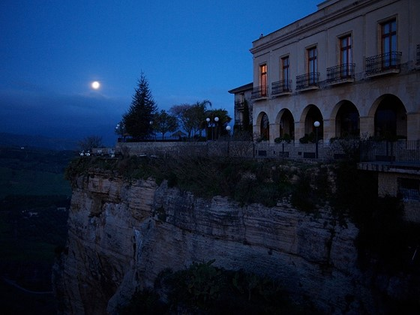
%> input picture matlab/images/moon.bmp, 420 x 315 px, shrunk from 560 x 420 before the run
$ octave exec_lime_enhancement.m   (GNU Octave 9; MATLAB toolbox functions it lacks are replaced by stand-ins)
%> lines starting %> are read from the running program, lines starting %| are printed output that depends on the picture; in (x1, y1, x2, y2) boxes, pixels count from 0 and x2, y2 are one past the last pixel; in counts of white or black regions, pixels touching at a corner belong together; the program's own positions count from 1
### matlab/lime_enhance.m
function [output, init_map] = lime_enhance(input_image, alpha, mu, rho, gamma, iter)
% obtaining illumination map

% input_image is raw image
% alpha, mu, rho are constant parameters for the solver
% iter = no. of lime solver iterations
% gamma is parameter for gamma correction (for illumination map)

% output is three-channel refined illumination map
% init_map is single-channel initial illumination map

    B_norm = im2double(input_image);
    % converts the image to double precision.
    % image can be a grayscale intensity image, a truecolor image, or a binary image.
    % im2double rescales the output from integer data types to the range [0, 1].

    [~, ~, c] = size(B_norm);
    if c == 3
        init_map = get_initial_illumin_map(B_norm);
    else
        init_map = B_norm;
    end
    % single-channel refined illumination map
    [illum_map] = exec_lime_solver(init_map, alpha, mu, rho, iter);

    abs_illum_map = abs(illum_map);
    T_gamma = abs_illum_map .^ gamma;
    % elementwise exponential function with gamma

    % mapping abs_illum_map to three channels
    Topt(:, :, 1) = T_gamma;
    Topt(:, :, 2) = T_gamma;
    Topt(:, :, 3) = T_gamma;
    output = Topt;

end

### matlab/get_initial_illumin_map.m
function [T_initial] = get_initial_illumin_map(normalized_image)
% obtaining initial illumination map

% normalized_image is normalized input image by im2double function

% T_initial is the initial illumination map for normalized_image

    [m, n, c] = size(normalized_image); % size will be (M x N x 3) for RGB image
    a = zeros(m, n); % for single-channel illumination map

    for i = 1 : 1 : m
        for j = 1 : 1 : n
            b = [normalized_image(i, j, 1), normalized_image(i, j, 2), normalized_image(i, j, 3)]; % R,G,B values at a location
            if max(b) == 0
                a(i, j) = 0.000001; %avoid division by 0
            else
                a(i, j) = max(b);
            end
        end
    end
    T_initial = a;

end

### matlab/get_weight_matrix.m
function [W] = get_weight_matrix(Ti,ker_size)
% making the weight matrix using second strategy

% Ti is the initial illumination map
% ker_size is the size of the Gaussian kernel

% W is the calculated weight matrix

    [m, n] = size(Ti);
    p = m * n;

    % obtaining gradient of Ti (nablaTi)
    nablaTi = calc_grad(Ti);
    NablaTi_vect = reshape(nablaTi, [2 * p, 1]); % vectorize nablaTi to a size 2*p x 1

    % separating parts used for W_x and W_y
    dtx = NablaTi_vect(1:p);
    dty = NablaTi_vect(p + 1 : 2 * p);

    % obtaining W_x and W_y
    w_gauss = fspecial('gaussian', [ker_size, 1], 2);
%     disp('gaussian filter:');
%     disp(w_gauss);
    conv_x = conv(dtx, w_gauss, 'same');
    conv_y = conv(dty, w_gauss, 'same');
    W_x = 1 ./ (abs(conv_x) + 0.0001);
    W_y = 1 ./ (abs(conv_y) + 0.0001);

    % concatenating W_x and W_y to get W
    W_xy = [W_x, W_y]; % Concatenate arrays
    W = reshape(W_xy, [2 * m, n]);

end

### matlab/calc_grad.m
function [nablaT] = calc_grad(T)
% multiplying D with T to get gradient of T

% T is input matrix
% nablaT is gradient of T

% Dh1 transpose is of size N x N+1 and
% Dv            is of size M x M+1

    [m, n] = size(T);
    Dv1 = generate_Dv1(m); % Dv1, pp.3
    Dh1t = generate_Dv1(n);
    Dh1 = Dh1t'; % transposition to get Dh1

    % making Tv with size M+1 times N (matrix Xv (22) in LIME paper, pp.3)
    Tv = zeros(m + 1, n);
    Tv(1:m, 1:n) = T;
    Tv(m+1, 1:n-1) = T(1, 2:n);
    Tv(m+1, n) = T(1, 1);

    % vertical gradient of T
    gradTv = Dv1 * Tv; % Dv1*Xv, LIME paper (18) => DX

    % making Th with size M times N+1 (matrix Xh (21) in LIME paper)
    Th = zeros(m, n+1);
    Th(1:m, 1:n) = T;
    Th(1:m, n+1) = T(1:m, 1);

    % horizontal gradient of T
    gradTh = Th * Dh1; % Xh*Dh1, LIME paper (18) => DX

    % concatenating to get matrix of size 2M x N, LIME paper (18)
    vect_gradTh = reshape(gradTh, [m * n, 1]);
    vect_gradTv = reshape(gradTv, [m * n, 1]);
    DT = [vect_gradTh; vect_gradTv]; % DX in (18)
    nablaT = reshape(DT, [2 * m, n]);

end

### matlab/generate_Dv1.m
function [Dy] = generate_Dv1(m)
% creating the matrix Dy for calculating gradient using matrix multiplication

% m is size to get Dy of size m times m+1
% Dy is the required output

% ex. m = 5
%  -1  1  0  0  0  0
%   0 -1  1  0  0  0
%   0  0 -1  1  0  0
%   0  0  0 -1  1  0
%   0  0  0  0 -1  1

    A = zeros(m, m+1);
    for i = 1 : 1 : m
         A(i, i)= -1;
         A(i, i + 1) = 1;
    end
    Dy = A;

end

### matlab/exec_lime_solver.m
function [Topt] = exec_lime_solver(Ti, alpha, mu0, rho, iter)
% solver for the optimization problem

% Ti is initial illumination map
% alpha, mu0, rho are constant parameters for the solver
% iter = no. of solver iterations

% Topt is refined illumination map

    [m, n] = size(Ti);

    Z = zeros(2 * m, n);
    G = Z;
    k = 0;
    mu = mu0; % initialization

    % W = Z + 1; % weight matrix using first strategy
    W = get_weight_matrix(Ti, 5); % calculate weight matrix using second strategy

    while k < iter

        % update T(k)
        U = Z / mu;
        A = alpha * W / mu;
        T = updateT(Ti, mu, G, U); % acc. to T sub-problem (II-A1)

        % update G(k)
        gradT = calc_grad(T); % gradient of T
        G = shrinkage(A, (gradT + U)); % acc. to G sub-problem (II-A2)

        % update Z(k) and mu
        B = gradT - G;
        Z = mu * (B + U); % Z and mu sub-problem (II-A3)
        mu = mu * rho;

        k = k + 1;
    end
    Topt = T;
end

% -------------------------------------------------------------------------
function [T] = updateT(Ti, mu, G, U)
% updating T using (15) in LIME paper

% Ti is previous value of T
% U = Z / mu,
% and
% G, Z, mu are variables in the optimization problem

% T is updated Ti

    V = G - U; % G = G(k), U = Z(k) - mu
    Dtransp_V = mltply_Dtransposed_with(V); % multiplying D-transposed with X
    Tnum = 2 * Ti + mu * Dtransp_V;
    % fftshift: Shift zero-frequency component to center of spectrum
    % fft2: 2-D fast Fourier transform
    Tnum = fftshift(fft2(Tnum)); % numerator for updating T

    [m, n] = size(Ti);
    Tden = calc_Tdenom(m, n, mu); % denominator for updating T

    T = ifft2(ifftshift(Tnum ./ Tden));
end

% -------------------------------------------------------------------------
function [S] = shrinkage(A, X)
% performing shrinkage operation: II-A3 (26)
% S = sign(X) .* max(abs(X) - A, Z)

% A is matrix for thresholds
% X is matrix for shrinkage

% S is the resultant matrix

    [m, n] = size(A);
    Z = zeros(m, n);
    S = sign(X) .* max(abs(X) - A, Z);
end

### matlab/mltply_Dtransposed_with.m
function [Dtransp_V] = mltply_Dtransposed_with(V)
% multiplying D-transposed with V

% V is the input matrix,
% V = G - U;
% G = G(k), U = Z(k) - mu

% Dtransp_V is the result

    [p, n] = size(V); %size of G is 2M times N
    m = floor(p/2);
    % vectorize V, take half elements for horizontal and half for vertical gradient
    vect_V = reshape(V, [p * n, 1]);
    Vh = reshape(vect_V(1:m*n), [m, n]);
    matrix_Vv = reshape(vect_V(m*n+1:p*n), [m, n]);

    % obtaining Dh2 and Dv2 for calculating the gradients
    Dvi = generate_Dv1(m); % size MxM
    Dv2 = -Dvi;
    Dh2i = generate_Dv1(n);
    Dh2 = Dh2i(1:n, 1:n);
    Dh2(1:n, 1) = Dh2(1:n, 1) + Dh2i(1:n, n+1); % size N^2 + 1

    % making Vv with size NxN+1
    Vv = zeros(m+1, n);
    Vv(2:m+1, 1:n) = matrix_Vv;
    Vv(1, 2:n) = matrix_Vv(m,1: n-1);
    Vv(1, 1) = matrix_Vv(m, n);

    %calculating the gradients
    gradVv = Dv2 * Vv;
    gradVh = Vh * Dh2;
    Dtransp_V = gradVh + gradVv;

end

### matlab/exec_lime_main_module.m
function [Ti, Tout, enh_img, Inr] = exec_lime_main_module(orig_img, mu, rho, iter, level, th_type)
% main module incluidng lime image enhancement, denoising and plotting of
% results

% orig_img is raw (input) image

% alpha, mu, rho are constant parameters for the solver
% iter = no. of lime solver iterations

% Ti is initial illumination map
% Tout is refined Ti
% enh_img is enhanced image
% Inr is img_out after denoising (noise reduction = nr)

    alpha = 0.08; % same value for all images, original paper is using 0.15
    gamma = 0.8; % parameter for gamma correction

    [Tout, Ti] = lime_enhance(orig_img, alpha, mu, rho, gamma, iter);
    enh_img = im2double(orig_img) ./ Tout;

    % post processing
    % 1. discrete 2d-haar wavelet transform transforms image the to time/freqency domain
    %    level decides the depth of the haar transform
    % 2. high frequency wavelet coefficients are either reduced (soft
    %    threasholding) or set to zero (hard threasholding)
    %    th_type = "hard"/"soft"
    % 3. discrete 2d-inverse haar transform transforms haar coefficients
    %    back to the "ordinary" image

    Inr = exec_full_haar_main_module(enh_img, level, th_type);

    subplot(1, 3, 1);
    imshow(orig_img);
    title('Original');

    subplot(1, 3, 2);
    imshow(enh_img);
    title('Enhanced');

    subplot(1, 3, 3);
    imshow(cast(Inr, 'uint8')); % % cast to uint8 for plotting
    title('With reduced noise');
end

### matlab/exec_full_haar_main_module.m
function [Inr] = exec_full_haar_main_module(orig_img, level, th_type)

    [m, n, c] = size(orig_img);

    % c == 3 => color image with 3 components
    % keep orig_img unchanged, use X to expand image size to power of 2
    if c == 3
        % Convert original from RGB to HSV image
        Ihsv = rgb2hsv(orig_img);
        % In the rgb2hsv the values of hue, saturation and value are all
        % normalised to be between 0 and 1.

        Vbf_norm = Ihsv(:, :, 3);
        X = Vbf_norm * 255;
    else
        X = orig_img;
    end

    lev_rows = ceil(log2(m));
    lev_cols = ceil(log2(n));
    mm = 2^lev_rows;
    nn = 2^lev_cols;

    if (mm > m || nn > n)
        X = zeros(mm, nn, 'double');
        if c == 3
            X(1:m, 1:n) = Vbf_norm * 255;
        else
            X(1:m, 1:n) = orig_img;
        end
    end

    Iout_hw = full_haar2d(X, level);
    w1 = Iout_hw(             1 :   mm/2^level,              1 :   nn/2^level);
    w2 = Iout_hw(             1 :   mm/2^level, nn/2^level + 1 : 2*nn/2^level);
    w3 = Iout_hw(mm/2^level + 1 : 2*mm/2^level,              1 :   nn/2^level);
    w4 = Iout_hw(mm/2^level + 1 : 2*mm/2^level, nn/2^level + 1 : 2*nn/2^level);

    wx_max = floor(m / 2^level);
    wy_max = floor(n / 2^level);

    w4(1:wx_max, 1:wy_max) = apply_haar_filter(w4(1:wx_max, 1:wy_max), level, th_type, w2(1:wx_max, 1:wy_max));
    w3(1:wx_max, 1:wy_max) = apply_haar_filter(w3(1:wx_max, 1:wy_max), level, th_type, w2(1:wx_max, 1:wy_max));
    w2(1:wx_max, 1:wy_max) = apply_haar_filter(w2(1:wx_max, 1:wy_max), level, th_type, w2(1:wx_max, 1:wy_max));

    Iout_forward = Iout_hw;
    Iout_forward(1:2*mm/2^level, 1:2*nn/2^level) = [w1 w2; w3 w4];
    Iout_inverse = full_ihaar2d(Iout_forward, level);

    if c == 3
        % nr = noise reduced
        Inr_hsv = Ihsv; % original image hsv-format
        Inr_hsv(:, :, 3) = Iout_inverse(1:m, 1:n) / 255; % replace intensity with filtered one
        Inr = hsv2rgb(Inr_hsv) * 255; % transform to rgb format for plot
    else
        Inr = Iout_inverse; %(1:m, 1:n); % back to the original size
    end
    Inr = Inr(1:m, 1:n, 1:c); % back to the original size
end

### matlab/full_haar2d.m
function [Iout_forward] = full_haar2d(X, level)
    [m, n] = size(X);
    % requirement: level < max_levlels = min(lev_rows - 1, lev_cols - 1) where
    % lev_rows = log2(m);
    % lev_cols = log2(n);

    Iout_forward = X;
    [m, n] = size(Iout_forward);

    for i = 1 : level
        % dim reduction for 2dhaar transform depending on the transform level
        dim_reduction = 2^(i-1);
        [w1, w2, w3, w4] = haar2d(Iout_forward(1:m/dim_reduction, 1:n/dim_reduction));
        Iout_forward(1:m/dim_reduction, 1:n/dim_reduction) = [w1 w2; w3 w4];
    end
end

### matlab/haar2d.m
% haar2.m
%  haar.m computes 1st level of the 2-d
%  Haar wavelet transform.
%
%  Input: x (an MxN image)
%  Output:
%           w1 = M/2 x N/2 low-res image (scaling coefficients)
%           w2 = M/2 x N/2 horizontal wavelet coefficients
%           w3 = M/2 x N/2 vertical wavelet coefficients
%           w4 = M/2 x N/2 diagonal wavelet coefficients
%
% Usage: [w1,w2,w3,w4] = haar2(x)

function [w1,w2,w3,w4] = haar2d(x)

    lr_filter = [ 1,  1;
                  1,  1] / 4.;
    hc_filter = [-1, -1;
                  1,  1] / 4.;
    vc_filter = [-1,  1;
                 -1,  1] / 4.;
    dc_filter = [ 1, -1;
                 -1,  1] / 4.;

    w1 = conv2(x, lr_filter,'valid');
    w1 = w1(1:2:end,1:2:end);
    w2 = conv2(x, hc_filter,'valid');
    w2 = w2(1:2:end,1:2:end);
    w3 = conv2(x, vc_filter,'valid');
    w3 = w3(1:2:end,1:2:end);
    w4 = conv2(x, dc_filter,'valid');
    w4 = w4(1:2:end,1:2:end);
end

### matlab/sigthresh.m
function [T] = sigthresh(M, level, test_matrix)
% [a,b] = size(M);
% length = For arrays with several dimensions, the length is max(size(X))
	scaling_factor = 2;
    C = 0.6745;
    variance = (median(abs(M(:))) / C)^2;
    beta = sqrt(log(length(M) / level));
    T = scaling_factor * beta * variance / std2(test_matrix)
end

### matlab/apply_haar_filter.m
function [Res] = apply_haar_filter(M, level, th_type, HH_matrix)
% type = 1 => soft threshold
% type <> 1 => hard threshold
    th = sigthresh(M, level, HH_matrix);
    if th_type == "soft"
        M(abs(M) >= th) = M(abs(M) >= th) - sign(M(abs(M) >= th))*th;
    else
        M(abs(M) < th) = 0;
    end
    Res = M;
end

### matlab/ihaar2d.m
function [Y] = ihaar2d(X)
    % 2D Haar inverse wavelet transform
    % assuming the dimensions are the power of 2!
    % Y = higher-resolution image
    [m, n] = size(X);
    Y = zeros(m,n, 'double');
    w1 = X(1:m/2, 1:n/2);
    w2 = X(1:m/2, n/2+1:n);
    w3 = X(m/2+1:m, 1:n);
    w4 = X(m/2+1:m, n/2+1:n);
     for i = 1 : m/2
         ii = i * 2 - 1;
         for j = 1 : n/2
            jj = j * 2 - 1;

            Y(ii, jj)     = w1(i,j) + w2(i,j) + w3(i,j) + w4(i,j);
            Y(ii, jj+1)   = w1(i,j) + w2(i,j) - w3(i,j) - w4(i,j);
            Y(ii+1, jj)   = w1(i,j) - w2(i,j) + w3(i,j) - w4(i,j);
            Y(ii+1, jj+1) = w1(i,j) - w2(i,j) - w3(i,j) + w4(i,j);
         end
     end
end

### matlab/full_ihaar2d.m
function [Iout_inverse] = full_ihaar2d(X, level)
    % 2D Haar inverse wavelet transform
    % assuming the dimensions are the power of 2!
    % level determines number of ihaar2d iterations
    % Iout_inverse = higher-resolution image

    Iout_inverse = X;
    [m, n] = size(Iout_inverse);

    for i = level : -1 : 1
        % dim reduction for 2dhaar transform depending on the transform level
        dim_reduction = 2^(i-1);
        Iout_inverse(1:m/dim_reduction, 1:n/dim_reduction) = ihaar2d(Iout_inverse(1:m/dim_reduction, 1:n/dim_reduction));
    end
end

### matlab/calc_Tdenom.m
function [Tden] = calc_Tdenom(m, n, mu)
% gives denominator of updation equation for T sub problem

% [m,n] is the size of extended dx and dy
% mu is a parameter for the solver

% Td is the required denominator

    dxe = zeros(m, n); %extended dx
    dye = zeros(m, n); %extended dy
    % acc. to horizontal and vertical gradient convolution kernels dx and dy
    dxe(2, 2) = -1;
    dxe(2, 3) = 1;
    dye(2, 2) = -1;
    dye(3, 2) = 1;

    dxf = fftshift(fft2(dxe));
    dxc = dxf.''; % conjugate
    dx_mod = dxc .* dxf;

    dyf = fftshift(fft2(dye));
    dyc = dyf .'';
    dy_mod = dyc .* dyf;

    Tden = 2 + mu * (dx_mod + dy_mod);

end

### matlab/exec_lime_enhancement.m
% set flag = 1 if enhanced image is going to be showed
% Ti / Tout are in and enhanced illumination maps,
% img_out and Iout are enhanced and image with reduced noise.

addpath('./images');

% Table with optimized parameters for different images
optimized_params = [
    0.01,  1.188;
    0.045, 1.134;
    0.8,   1.07 ;
    0.5,   1.09 ;
    0.01,  1.2  ;
    0.3,   1.15 ;
    0.01,  1.25 ;
    0.002, 1.035;
    0.01,  1.165
    ];

row = 5; % max value = 9
params = optimized_params(row, 1:2);
mu = params(1);
rho = params(2);
iter = 30; % number of iterations for lime solver (default 50)

level = 5; % decides the depth of the haar transform
th_type = "soft"; % soft or hard threashold policy for filtering


% [8 lines of commented-out code are left out]
orig_img = imread('moon.bmp');
%> orig_img is the input picture: size 315x420x3 uint8; mean R, G, B 21.4, 40.9, 69.9
[Ti, Tout, enh_img, Inr] = exec_lime_main_module(orig_img, mu, rho, iter, level, th_type);
%> in calc_grad, `Tv(m+1, 1:n-1) = T(1, 2:n);`: Tv: size 316x420 double; min 0, max 1, mean 0.275
%> in calc_grad, `Tv(m+1, n) = T(1, 1);`: Tv: size 316x420 double; min 1e-06, max 1, mean 0.275
%> in calc_grad, `Th(1:m, n+1) = T(1:m, 1);`:
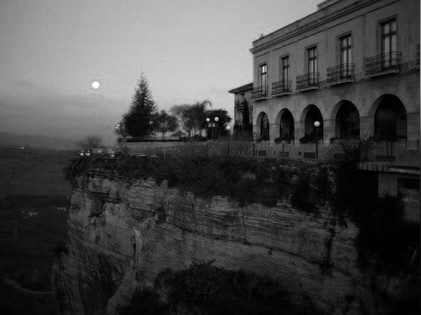
%> Th: size 315x421 double; min 1e-06, max 1, mean 0.274
%> in get_weight_matrix, `W = reshape(W_xy, [2 * m, n]);`:
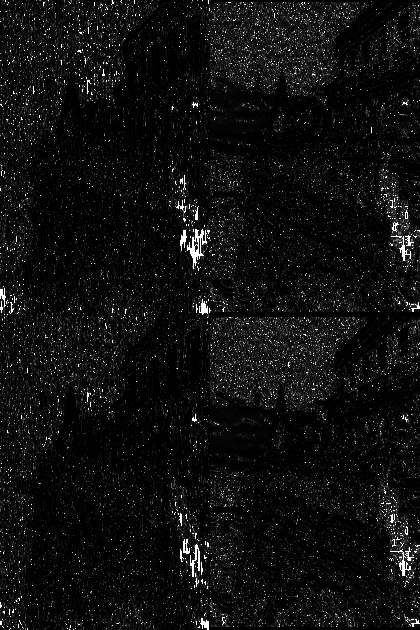
%> W: size 630x420 double; min 2.01, max 10000, mean 624; drawn with min black and max white
%> after the loop in exec_lime_solver, `while k < iter`: k = 30; mu = 2.37
%> in exec_full_haar_main_module, `Ihsv = rgb2hsv(orig_img);`: Ihsv: size 315x420x3 double; mean H, S, V 0.601, 0.606, 0.701
%> in exec_full_haar_main_module, `Vbf_norm = Ihsv(:, :, 3);`:
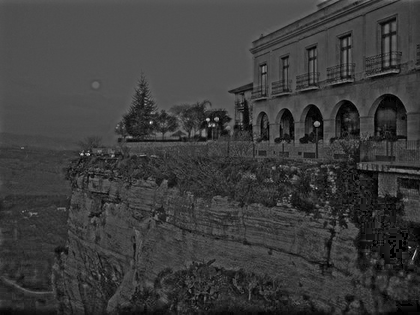
%> Vbf_norm: size 315x420 double; min 0, max 2.94, mean 0.701; drawn with min black and max white
%> the loop in full_haar2d, `for i = 1 : level` made 5 passes
%> pass 1, in haar2d, `w1 = conv2(x, lr_filter,'valid');`:
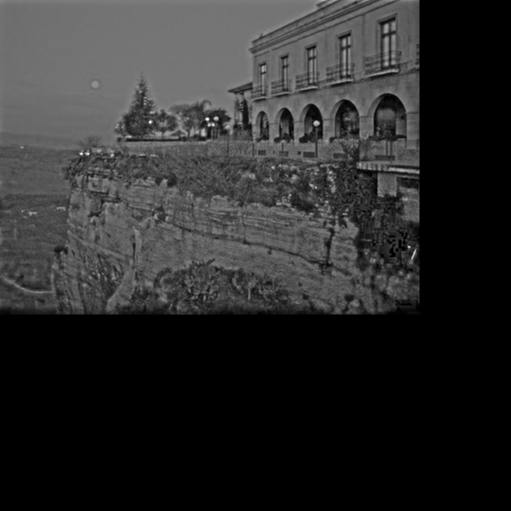
%> w1: size 511x511 double; min 0, max 524.9, mean 90.2; drawn with min black and max white
%> after the loop in full_haar2d, `for i = 1 : level`:
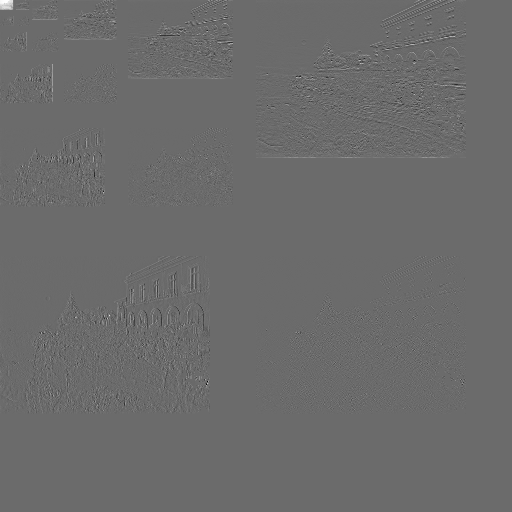
%> Iout_forward: size 512x512 double; min -176.9, max 243.5, mean 0.2; drawn with min black and max white
%> in sigthresh, `variance = (median(abs(M(:))) / C)^2;`: variance = 8.5
%> in sigthresh, `T = scaling_factor * beta * variance / std2(test_matrix)`: T = 1.49
%> in exec_full_haar_main_module, `Iout_forward(1:2*mm/2^level, 1:2*nn/2^level) = [w1 w2; w3 w4];`: Iout_forward: size 512x512 double; 0.06% of pixels changed, all inside (x1, y1, x2, y2) = (0, 0, 29, 25)
%> in exec_full_haar_main_module, `Inr_hsv(:, :, 3) = Iout_inverse(1:m, 1:n) / 255;`:
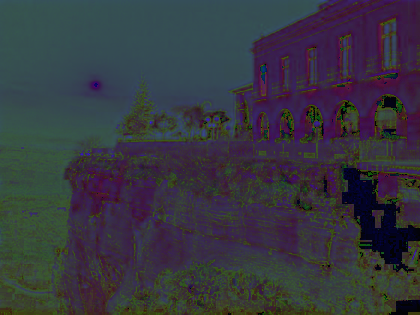
%> Inr_hsv: size 315x420x3 double; mean R, G, B 0.601, 0.606, 0.701; drawn with min black and max white
%> in exec_lime_main_module, `imshow(enh_img);`:
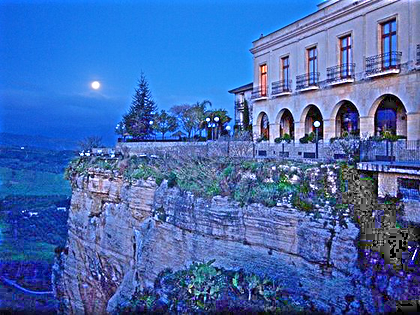
%> displayed picture: size 315x420x3, on the screen's scale of 0 to 255; mean R, G, B 69.8, 106.3, 176.9

disp('Cumulative difference:');
sum(abs(enh_img - Inr), "all")
%> ans = 46692738.8
